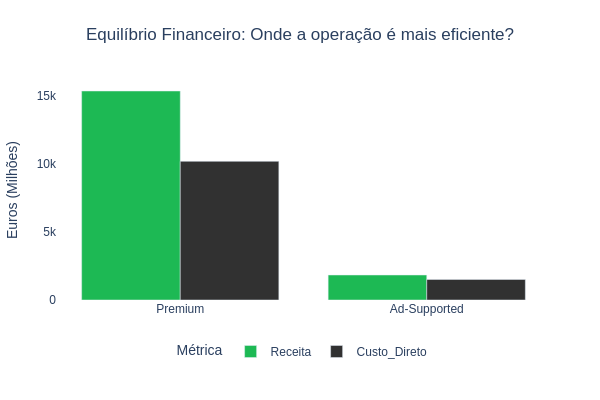

The code cell stored with this chart in its notebook:
### Markdown cell above
### Análise da Venda de Audiência
Para identificar se o plano gratuito é lucrativo, é preciso 
observar a **Margem %**. 

Notei que, embora o Spotify atraia 476 milhões de pessoas para verem anúncios, a sobra financeira é de apenas **18%**.

Isso ocorre porque os custos diretos da operação (que incluem licenciamento, servidores e infraestrutura)  
consomem a maior parte da receita gerada por publicidade.

Já no Premium, a margem é de **33.7%**. Isso mostra que 
vender assinaturas é quase duas vezes mais eficiente 
do que vender a atenção do usuário para terceiros.

### Code cell
# Preparação dos dados:
df_plot = df.melt(id_vars='Segmento', value_vars=['Receita', 'Custo_Direto'], 
                  var_name='Métrica', value_name='Valor')

fig1 = px.bar(df_plot, x='Segmento', y='Valor', color='Métrica', barmode='group',
             color_discrete_sequence=[cor_spotify, cor_cinza],
             title='Equilíbrio Financeiro: Onde a operação é mais eficiente?')

# Padrão e ajustes gráficos:
fig1.update_layout(**layout_padrao)
fig1.update_layout(
    yaxis_title='Euros (Milhões)', 
    xaxis_title=None,
    legend=dict(orientation="h", yanchor="bottom", y=-0.3, xanchor="center", x=0.5)
)
fig1.show()

### Figure 1 — Plotly figure (JSON) as saved in the notebook; plotly's stock layout.template omitted (floating-point values rounded to 4 significant figures)
{"data": [{"alignmentgroup": "True", "hovertemplate": "Métrica=Receita<br>Segmento=%{x}<br>Valor=%{y}<extra></extra>", "legendgroup": "Receita", "marker": {"color": "#1DB954", "pattern": {"shape": ""}}, "name": "Receita", "offsetgroup": "Receita", "orientation": "v", "showlegend": true, "textposition": "auto", "type": "bar", "x": ["Premium", "Ad-Supported"], "xaxis": "x", "y": [15350.0, 1836.0], "yaxis": "y"}, {"alignmentgroup": "True", "hovertemplate": "Métrica=Custo_Direto<br>Segmento=%{x}<br>Valor=%{y}<extra></extra>", "legendgroup": "Custo_Direto", "marker": {"color": "#313131", "pattern": {"shape": ""}}, "name": "Custo_Direto", "offsetgroup": "Custo_Direto", "orientation": "v", "showlegend": true, "textposition": "auto", "type": "bar", "x": ["Premium", "Ad-Supported"], "xaxis": "x", "y": [10180.0, 1506.0], "yaxis": "y"}], "layout": {"barmode": "group", "font": {"family": "Arial", "size": 12}, "height": 400, "legend": {"orientation": "h", "title": {"text": "Métrica"}, "tracegroupgap": 0, "x": 0.5, "xanchor": "center", "y": -0.3, "yanchor": "bottom"}, "margin": {"b": 100, "l": 50, "r": 50, "t": 80}, "paper_bgcolor": "rgba(0,0,0,0)", "plot_bgcolor": "rgba(0,0,0,0)", "title": {"text": "Equilíbrio Financeiro: Onde a operação é mais eficiente?", "x": 0.5}, "width": 600, "xaxis": {"anchor": "y", "domain": [0, 1], "title": {}}, "yaxis": {"anchor": "x", "domain": [0, 1], "title": {"text": "Euros (Milhões)"}}}}
